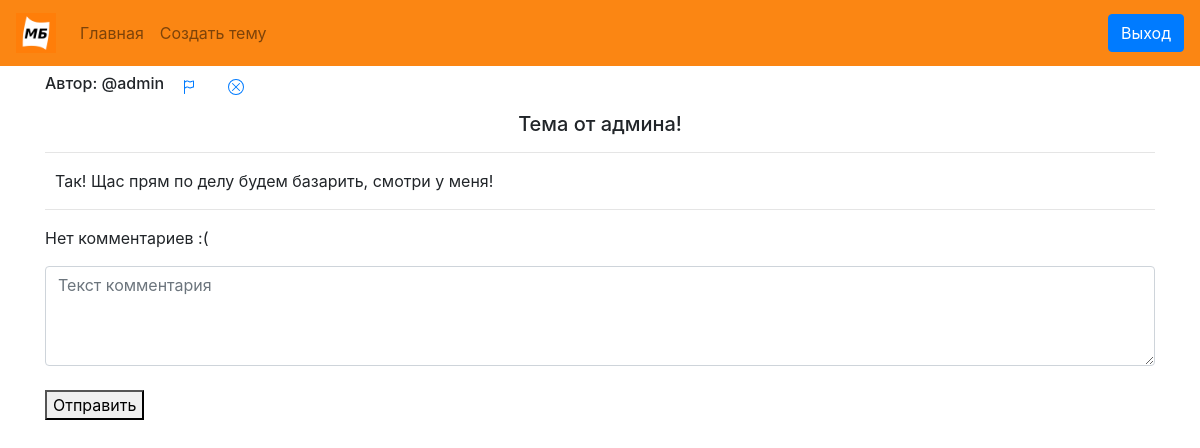
Page /29/ (signed in) on the committed database.
### forum/apps/topics/models.py (models this page shows, shortened)
class Topic(models.Model):
	topic_title = models.CharField('Title', max_length = 200, default = '')
	topic_text = models.TextField('Text', default = '')
	author_id = models.IntegerField('Id', default=0)
	class Meta:
		verbose_name = 'Topic'
		verbose_name_plural = 'Topics'

### forum/apps/topics/views.py (the view)
# urls.py: path('<int:topic_id>/', views.detail, name = 'detail'),
def detail(request, topic_id):
	try:
		topic = Topic.objects.get(id = topic_id)
		name = User.objects.get(id = topic.author_id)
	except:
		raise Http404("Статья не найдена!")
	latest_comments_list = topic.comment_set.order_by('id')
	return render(request, 'topics/detail.html', {'topic': topic, 'latest_comments_list': latest_comments_list, 'name': name})

### forum/templates/topics/detail.html (shortened to what this page needs)
{% extends 'base.html' %}
{% block content %}
<h6>Автор: @{{name.username}}
	{% if request.user.is_authenticated %}
			<a class="btn btn-link" title="Жаловаться" href="{% url 'topics:delete_post' topic.id %}">
			</a>
		{% if request.user.id == topic.author_id %}
			<a class="btn btn-link" title="Удалить" href="{% url 'topics:delete_post' topic.id %}">
			</a>
		{% endif %}
	{% endif %}
</h6>
<div class = "text-center">
	<h5>{{topic.topic_title}}</h5>
</div>
<hr>
<div class = "" style = "padding-left: 10px; padding-right: padding-top: 20px;">
	<p>{{topic.topic_text}}</p>
</div>
<hr>
{% if latest_comments_list %}
	{% for c in latest_comments_list %}
		<p>
			<strong>{{c.author_name}}{% if request.user.is_authenticated %}
			<a class="btn btn-link" title="Жаловаться" href="{% url 'topics:delete_comment' topic.id c.id %}">
				<svg width="1em" height="1em" viewBox="0 0 16 16" class="bi bi-flag" fill="currentColor" xmlns="http://www.w3.org/2000/svg">
				  <path fill-rule="evenodd" d="M3.5 1a.5.5 0 0 1 .5.5v13a.5.5 0 0 1-1 0v-13a.5.5 0 0 1 .5-.5z"/>
				  <path fill-rule="evenodd" d="M3.762 2.558C4.735 1.909 5.348 1.5 6.5 1.5c.653 0 1.139.325 1.495.562l.032.022c.391.26.646.416.973.416.168 0 .356-.042.587-.126a8.89 8.89 0 0 0 .593-.25c.058-.027.117-.053.18-.08.57-.255 1.278-.544 2.14-.544a.5.5 0 0 1 .5.5v6a.5.5 0 0 1-.5.5c-.638 0-1.18.21-1.734.457l-.159.07c-.22.1-.453.205-.678.287A2.719 2.719 0 0 1 9 9.5c-.653 0-1.139-.325-1.495-.562l-.032-.022c-.391-.26-.646-.416-.973-.416-.833 0-1.218.246-2.223.916a.5.5 0 1 1-.515-.858C4.735 7.909 5.348 7.5 6.5 7.5c.653 0 1.139.325 1.495.562l.032.022c.391.26.646.416.973.416.168 0 .356-.042.587-.126.187-.068.376-.153.593-.25.058-.027.117-.053.18-.08.456-.204 1-.43 1.64-.512V2.543c-.433.074-.83.234-1.234.414l-.159.07c-.22.1-.453.205-.678.287A2.719 2.719 0 0 1 9 3.5c-.653 0-1.139-.325-1.495-.562l-.032-.022c-.391-.26-.646-.416-.973-.416-.833 0-1.218.246-2.223.916a.5.5 0 0 1-.554-.832l.04-.026z"/>
				</svg>
			</a>
		{% if request.user.id == c.author_id %}
			<a class="btn btn-link" title="Удалить" href="{% url 'topics:delete_comment' topic.id c.id %}">
				<svg width="1em" height="1em" viewBox="0 0 16 16" class="bi bi-x-circle" fill="currentColor" xmlns="http://www.w3.org/2000/svg">
				  <path fill-rule="evenodd" d="M8 15A7 7 0 1 0 8 1a7 7 0 0 0 0 14zm0 1A8 8 0 1 0 8 0a8 8 0 0 0 0 16z"/>
				  <path fill-rule="evenodd" d="M11.854 4.146a.5.5 0 0 1 0 .708l-7 7a.5.5 0 0 1-.708-.708l7-7a.5.5 0 0 1 .708 0z"/>
				  <path fill-rule="evenodd" d="M4.146 4.146a.5.5 0 0 0 0 .708l7 7a.5.5 0 0 0 .708-.708l-7-7a.5.5 0 0 0-.708 0z"/>
				</svg>
			</a>
		{% endif %}
	{% endif %}</strong>
			<p>{{c.comment_text}}</p>
		</p>
	{% endfor %}
{% else %}
<p>Нет комментариев :(</p>
{% endif %}
{% if request.user.is_authenticated %}
<form action = "{% url 'topics:leave_comment' topic.id %}" method ="POST">
	<textarea  style="height: 100px;" class="form-control" name="text" required="" placeholder="Текст комментария" cols="30" rows="10"></textarea><br>
	<button type = "submit">Отправить</button>
</form>
{% else %}
<a href="{% url 'accounts:login' %}">Войдите</a> или <a href="{% url 'accounts:register' %}">зарегистрируйтесь</a>, чтобы оставить комментарий.
{% endif %}
{% endblock %}

### rows in the picture
Topic: topic_title "Тема от админа!", topic_text "Так! Щас прям по делу будем базарить, смотри у меня!"

### other values in the picture
{{ name.username }} "admin"
